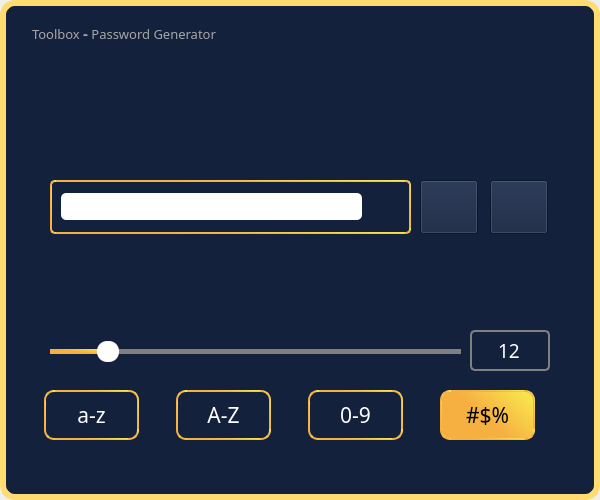
<?xml version="1.0" encoding="UTF-8"?>
<ui version="4.0">
 <class>MainWindow</class>
 <widget class="QMainWindow" name="MainWindow">
  <property name="geometry">
   <rect>
    <x>0</x>
    <y>0</y>
    <width>600</width>
    <height>500</height>
   </rect>
  </property>
  <property name="windowTitle">
   <string>MainWindow</string>
  </property>
  <property name="styleSheet">
   <string notr="true"/>
  </property>
  <widget class="QWidget" name="centralwidget">
   <property name="styleSheet">
    <string notr="true"/>
   </property>
   <widget class="QFrame" name="frame">
    <property name="geometry">
     <rect>
      <x>0</x>
      <y>0</y>
      <width>600</width>
      <height>500</height>
     </rect>
    </property>
    <property name="styleSheet">
     <string notr="true">QFrame{

	background-color:#14213d;
	border:6px solid #FFDB70;

border-radius:15px;

}
</string>
    </property>
    <property name="frameShape">
     <enum>QFrame::StyledPanel</enum>
    </property>
    <property name="frameShadow">
     <enum>QFrame::Raised</enum>
    </property>
    <widget class="QPushButton" name="btn_refresh">
     <property name="geometry">
      <rect>
       <x>420</x>
       <y>180</y>
       <width>58</width>
       <height>54</height>
      </rect>
     </property>
     <property name="cursor">
      <cursorShape>PointingHandCursor</cursorShape>
     </property>
     <property name="styleSheet">
      <string notr="true">QPushButton {
    margin-right: 0;
	background-color: rgb(20, 33, 61);
    margin-left: 0;
}
</string>
     </property>
     <property name="text">
      <string/>
     </property>
     <property name="icon">
      <iconset>
       <normalon>:/icons/icons/refresh.svg</normalon>
      </iconset>
     </property>
     <property name="iconSize">
      <size>
       <width>52</width>
       <height>52</height>
      </size>
     </property>
     <property name="shortcut">
      <string>Ctrl+R</string>
     </property>
    </widget>
    <widget class="QLabel" name="label_strength">
     <property name="geometry">
      <rect>
       <x>60</x>
       <y>270</y>
       <width>261</width>
       <height>45</height>
      </rect>
     </property>
     <property name="sizePolicy">
      <sizepolicy hsizetype="Preferred" vsizetype="Maximum">
       <horstretch>0</horstretch>
       <verstretch>0</verstretch>
      </sizepolicy>
     </property>
     <property name="font">
      <font>
       <family>Gandom</family>
       <pointsize>16</pointsize>
       <kerning>true</kerning>
      </font>
     </property>
     <property name="styleSheet">
      <string notr="true">padding-left:10px;
color: rgb(255, 255, 255);
border:none;</string>
     </property>
     <property name="text">
      <string/>
     </property>
     <property name="alignment">
      <set>Qt::AlignLeading|Qt::AlignLeft|Qt::AlignVCenter</set>
     </property>
    </widget>
    <widget class="QPushButton" name="btn_special">
     <property name="geometry">
      <rect>
       <x>440</x>
       <y>390</y>
       <width>95</width>
       <height>50</height>
      </rect>
     </property>
     <property name="font">
      <font>
       <family>Gandom</family>
       <pointsize>16</pointsize>
      </font>
     </property>
     <property name="cursor">
      <cursorShape>PointingHandCursor</cursorShape>
     </property>
     <property name="styleSheet">
      <string notr="true">QPushButton{

border: 2px solid qlineargradient(spread:pad, x1:0.006, y1:0.585, x2:1, y2:0, stop:0.369318 rgba(246, 176, 66, 255), stop:1 rgba(249, 237, 78, 255));
border-radius:10px;
color: white; 
	background-color:transparent;    
}

QPushButton:checked {
background-color:qlineargradient(spread:pad, x1:0.006, y1:0.585, x2:1, y2:0, stop:0.369318 rgba(246, 176, 66, 255), stop:1 rgba(249, 237, 78, 255));
color: black;
}</string>
     </property>
     <property name="text">
      <string>#$%</string>
     </property>
     <property name="checkable">
      <bool>true</bool>
     </property>
     <property name="checked">
      <bool>true</bool>
     </property>
    </widget>
    <widget class="QSlider" name="slider_length">
     <property name="geometry">
      <rect>
       <x>50</x>
       <y>340</y>
       <width>411</width>
       <height>22</height>
      </rect>
     </property>
     <property name="cursor">
      <cursorShape>PointingHandCursor</cursorShape>
     </property>
     <property name="styleSheet">
      <string notr="true">QSlider::groove:horizontal {
    background-color: transparent;
    height: 5px;
}

QSlider::sub-page:horizontal {
    background-color:qlineargradient(spread:pad, x1:0.006, y1:0.585, x2:1, y2:0, stop:0.369318 rgba(246, 176, 66, 255), stop:1 rgba(249, 237, 78, 255));;;
}

QSlider::add-page:horizontal {
    background-color: gray;
}

QSlider::handle:horizontal {
    background-color: white;
    width: 22px;
    border-radius: 10px;
    margin-top: -8px;
    margin-bottom: -8px;
}
</string>
     </property>
     <property name="maximum">
      <number>100</number>
     </property>
     <property name="value">
      <number>12</number>
     </property>
     <property name="orientation">
      <enum>Qt::Horizontal</enum>
     </property>
    </widget>
    <widget class="QPushButton" name="btn_digits">
     <property name="geometry">
      <rect>
       <x>308</x>
       <y>390</y>
       <width>95</width>
       <height>50</height>
      </rect>
     </property>
     <property name="font">
      <font>
       <family>Gandom</family>
       <pointsize>16</pointsize>
      </font>
     </property>
     <property name="cursor">
      <cursorShape>PointingHandCursor</cursorShape>
     </property>
     <property name="styleSheet">
      <string notr="true">QPushButton{

border: 2px solid qlineargradient(spread:pad, x1:0.006, y1:0.585, x2:1, y2:0, stop:0.369318 rgba(246, 176, 66, 255), stop:1 rgba(249, 237, 78, 255));
border-radius:10px;
color: white; 
	background-color:transparent;    
}

QPushButton:checked {
background-color:qlineargradient(spread:pad, x1:0.006, y1:0.585, x2:1, y2:0, stop:0.369318 rgba(246, 176, 66, 255), stop:1 rgba(249, 237, 78, 255));
color: black;
}</string>
     </property>
     <property name="text">
      <string>0-9</string>
     </property>
     <property name="checkable">
      <bool>true</bool>
     </property>
     <property name="checked">
      <bool>false</bool>
     </property>
    </widget>
    <widget class="QSpinBox" name="spinbox_length">
     <property name="geometry">
      <rect>
       <x>470</x>
       <y>330</y>
       <width>80</width>
       <height>41</height>
      </rect>
     </property>
     <property name="font">
      <font>
       <family>Gandom</family>
       <pointsize>14</pointsize>
       <weight>50</weight>
       <italic>false</italic>
       <bold>false</bold>
      </font>
     </property>
     <property name="styleSheet">
      <string notr="true">QSpinBox {
	font: 14pt &quot;Gandom&quot;;	
	color: rgb(255, 255, 255);
    border: 2px solid gray;
    border-radius: 5px;
    background: transparent;
    padding: 2px;
}

QSpinBox:hover {
    border-color: qlineargradient(spread:pad, x1:0.006, y1:0.585, x2:1, y2:0, stop:0.369318 rgba(246, 176, 66, 255), stop:1 rgba(249, 237, 78, 255));;
}
</string>
     </property>
     <property name="alignment">
      <set>Qt::AlignCenter</set>
     </property>
     <property name="buttonSymbols">
      <enum>QAbstractSpinBox::NoButtons</enum>
     </property>
     <property name="maximum">
      <number>100</number>
     </property>
     <property name="value">
      <number>12</number>
     </property>
    </widget>
    <widget class="QPushButton" name="btn_upper">
     <property name="geometry">
      <rect>
       <x>176</x>
       <y>390</y>
       <width>95</width>
       <height>50</height>
      </rect>
     </property>
     <property name="font">
      <font>
       <family>Gandom</family>
       <pointsize>16</pointsize>
      </font>
     </property>
     <property name="cursor">
      <cursorShape>PointingHandCursor</cursorShape>
     </property>
     <property name="styleSheet">
      <string notr="true">QPushButton{

border: 2px solid qlineargradient(spread:pad, x1:0.006, y1:0.585, x2:1, y2:0, stop:0.369318 rgba(246, 176, 66, 255), stop:1 rgba(249, 237, 78, 255));
border-radius:10px;
color: white; 
	background-color:transparent;    
}

QPushButton:checked {
background-color:qlineargradient(spread:pad, x1:0.006, y1:0.585, x2:1, y2:0, stop:0.369318 rgba(246, 176, 66, 255), stop:1 rgba(249, 237, 78, 255));
color: black;
}</string>
     </property>
     <property name="text">
      <string>A-Z</string>
     </property>
     <property name="checkable">
      <bool>true</bool>
     </property>
     <property name="checked">
      <bool>false</bool>
     </property>
    </widget>
    <widget class="QFrame" name="frame_password">
     <property name="geometry">
      <rect>
       <x>50</x>
       <y>180</y>
       <width>361</width>
       <height>54</height>
      </rect>
     </property>
     <property name="sizePolicy">
      <sizepolicy hsizetype="Minimum" vsizetype="Maximum">
       <horstretch>0</horstretch>
       <verstretch>0</verstretch>
      </sizepolicy>
     </property>
     <property name="styleSheet">
      <string notr="true">QFrame {
    border: 2px solid qlineargradient(spread:pad, x1:0.006, y1:0.585, x2:1, y2:0, stop:0.369318 rgba(246, 176, 66, 255), stop:1 rgba(249, 237, 78, 255));;
    border-radius: 5px;
    margin-right: 0;
}

QFrame:hover {
    border-color: #FFDB70;
}
</string>
     </property>
     <property name="frameShape">
      <enum>QFrame::StyledPanel</enum>
     </property>
     <property name="frameShadow">
      <enum>QFrame::Raised</enum>
     </property>
     <layout class="QHBoxLayout" name="horizontalLayout_10">
      <item>
       <widget class="QLineEdit" name="line_password">
        <property name="font">
         <font>
          <pointsize>16</pointsize>
         </font>
        </property>
        <property name="styleSheet">
         <string notr="true">QLineEdit {
    border-radius:5px;
    margin: 0;
    font-size: 16pt;
padding-left:6px;
padding-right:6px;
}
</string>
        </property>
       </widget>
      </item>
      <item>
       <widget class="QPushButton" name="btn_visibility">
        <property name="cursor">
         <cursorShape>PointingHandCursor</cursorShape>
        </property>
        <property name="styleSheet">
         <string notr="true">QPushButton {
    border: none;
    margin: 0;
    background-color: transparent;
}
</string>
        </property>
        <property name="text">
         <string/>
        </property>
        <property name="icon">
         <iconset resource="C:/Users/Fateme/Downloads/password-generator-main/password-generator-main/password-generator/ui/resources.qrc">
          <normaloff>:/icons/icons/invisible.svg</normaloff>
          <normalon>:/icons/icons/visible.svg</normalon>:/icons/icons/invisible.svg</iconset>
        </property>
        <property name="iconSize">
         <size>
          <width>30</width>
          <height>30</height>
         </size>
        </property>
        <property name="checkable">
         <bool>true</bool>
        </property>
        <property name="checked">
         <bool>true</bool>
        </property>
       </widget>
      </item>
     </layout>
    </widget>
    <widget class="QPushButton" name="btn_lower">
     <property name="geometry">
      <rect>
       <x>44</x>
       <y>390</y>
       <width>95</width>
       <height>50</height>
      </rect>
     </property>
     <property name="font">
      <font>
       <family>Gandom</family>
       <pointsize>16</pointsize>
      </font>
     </property>
     <property name="cursor">
      <cursorShape>PointingHandCursor</cursorShape>
     </property>
     <property name="focusPolicy">
      <enum>Qt::NoFocus</enum>
     </property>
     <property name="styleSheet">
      <string notr="true">QPushButton{

border: 2px solid qlineargradient(spread:pad, x1:0.006, y1:0.585, x2:1, y2:0, stop:0.369318 rgba(246, 176, 66, 255), stop:1 rgba(249, 237, 78, 255));
border-radius:10px;
color: white; 
	background-color:transparent;    
}

QPushButton:checked {
 background-color:qlineargradient(spread:pad, x1:0.006, y1:0.585, x2:1, y2:0, stop:0.369318 rgba(246, 176, 66, 255), stop:1 rgba(249, 237, 78, 255));
color: black;
}</string>
     </property>
     <property name="text">
      <string>a-z</string>
     </property>
     <property name="checkable">
      <bool>true</bool>
     </property>
     <property name="checked">
      <bool>false</bool>
     </property>
    </widget>
    <widget class="QPushButton" name="btn_copy">
     <property name="geometry">
      <rect>
       <x>490</x>
       <y>180</y>
       <width>58</width>
       <height>54</height>
      </rect>
     </property>
     <property name="cursor">
      <cursorShape>PointingHandCursor</cursorShape>
     </property>
     <property name="styleSheet">
      <string notr="true">QPushButton {
    padding: 5px;
	background-color: rgb(20, 33, 61);
    margin-left: 0;
}
</string>
     </property>
     <property name="text">
      <string/>
     </property>
     <property name="icon">
      <iconset>
       <normalon>:/icons/icons/copy.svg</normalon>
      </iconset>
     </property>
     <property name="iconSize">
      <size>
       <width>42</width>
       <height>42</height>
      </size>
     </property>
     <property name="shortcut">
      <string>Ctrl+C</string>
     </property>
    </widget>
    <widget class="QLabel" name="Title">
     <property name="geometry">
      <rect>
       <x>32</x>
       <y>18</y>
       <width>231</width>
       <height>31</height>
      </rect>
     </property>
     <property name="font">
      <font>
       <family>A Salamat</family>
       <pointsize>10</pointsize>
       <weight>50</weight>
       <bold>false</bold>
       <kerning>true</kerning>
      </font>
     </property>
     <property name="styleSheet">
      <string notr="true">
color: #a7a7a7;
border:none;</string>
     </property>
     <property name="text">
      <string>Toolbox &lt;span style=&quot; font-size:11pt; font-weight:600;&quot;&gt;-&lt;/span&gt; Password Generator</string>
     </property>
     <property name="scaledContents">
      <bool>false</bool>
     </property>
    </widget>
    <widget class="QPushButton" name="ExitButton">
     <property name="geometry">
      <rect>
       <x>550</x>
       <y>20</y>
       <width>25</width>
       <height>25</height>
      </rect>
     </property>
     <property name="cursor">
      <cursorShape>PointingHandCursor</cursorShape>
     </property>
     <property name="styleSheet">
      <string notr="true"/>
     </property>
     <property name="text">
      <string/>
     </property>
     <property name="icon">
      <iconset>
       <normaloff>C:/Users/Fateme/Downloads/Icon awesome-power-off.png</normaloff>C:/Users/Fateme/Downloads/Icon awesome-power-off.png</iconset>
     </property>
     <property name="iconSize">
      <size>
       <width>20</width>
       <height>20</height>
      </size>
     </property>
     <property name="flat">
      <bool>true</bool>
     </property>
    </widget>
    <widget class="QPushButton" name="pushButton">
     <property name="enabled">
      <bool>false</bool>
     </property>
     <property name="geometry">
      <rect>
       <x>200</x>
       <y>50</y>
       <width>181</width>
       <height>101</height>
      </rect>
     </property>
     <property name="styleSheet">
      <string notr="true">
background-color: rgb(20, 33, 61);</string>
     </property>
     <property name="text">
      <string/>
     </property>
     <property name="icon">
      <iconset>
       <normaloff>../Images/pass.png</normaloff>../Images/pass.png</iconset>
     </property>
     <property name="iconSize">
      <size>
       <width>300</width>
       <height>300</height>
      </size>
     </property>
     <property name="default">
      <bool>false</bool>
     </property>
     <property name="flat">
      <bool>true</bool>
     </property>
    </widget>
   </widget>
  </widget>
 </widget>
 <resources>
  <include location="C:/Users/Fateme/Downloads/password-generator-main/password-generator-main/password-generator/ui/resources.qrc"/>
 </resources>
 <connections/>
</ui>
